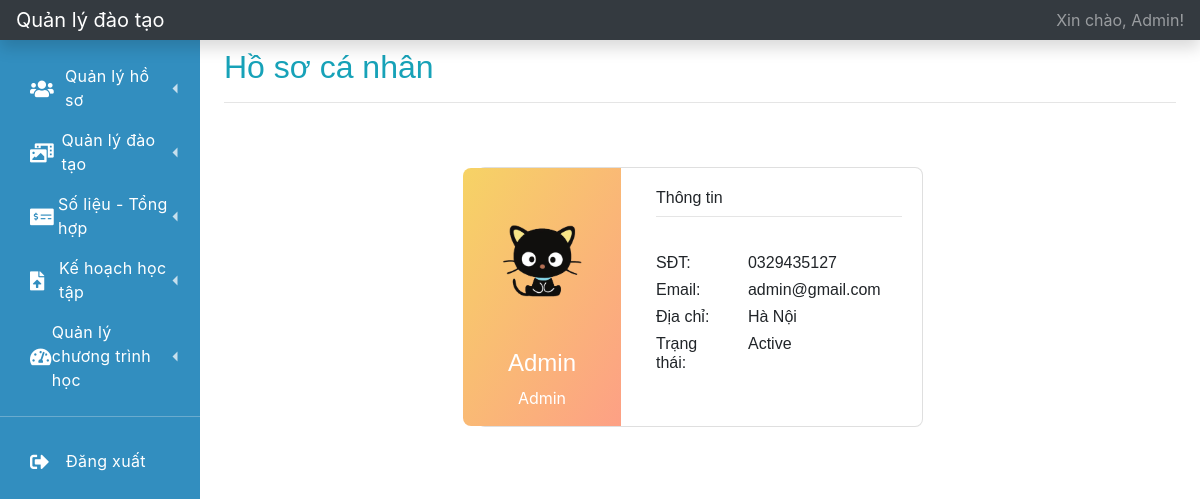
The page /index.php?r=ho-so-ca-nhan (signed in) on the database its author committed.
### tables this page shows
CREATE TABLE `user` (
  `id` int(11) NOT NULL,
  `username` varchar(64) NOT NULL,
  `password` varchar(128) NOT NULL,
  `user_type` varchar(32) NOT NULL,
  `user_code` varchar(32) DEFAULT NULL,
  `fullname` varchar(128) NOT NULL,
  `dob` date NOT NULL,
  `phone_number` varchar(15) DEFAULT NULL,
  `email` varchar(64) DEFAULT NULL,
  `address` varchar(512) DEFAULT NULL,
  `status` varchar(32) NOT NULL DEFAULT 'active'
);

### function.php (called while the page is built, shortened)
<?php
    function getInfoLoginFromSession()
    {
        $key = 'user_login';
        if (isset($_SESSION[$key])) {
            $data = $_SESSION[$key];
            return $data;
        }
        return array();
    }
    function getFullnameUserLogin()
    {
        $info_user = getInfoLoginFromSession();
        if (empty($info_user) == false) {
            $fullname = $info_user['fullname'];
            return $fullname;
        }
        return '';
    }
    function getUserIdLogin()
    {
        $info_user = getInfoLoginFromSession();
        if (empty($info_user) == false) {
            $fullname = $info_user['id'];
            return $fullname;
        }
        return '';
    }
?>

### database.php (called while the page is built, shortened)
<?php
    function getOne($instance_db, $sql)
    {
        $stmt = $instance_db->prepare($sql);
        $stmt->setFetchMode(PDO::FETCH_ASSOC);
        $stmt->execute();
        return $stmt->fetch();
    }
    function getInfoLogin($instance_db, $username, $password)
    {
        $sql = "SELECT * FROM USER WHERE USERNAME = '{$username}' AND PASSWORD = '{$password}'";
        return getOne($instance_db, $sql);
    }
?>

### ho-so-ca-nhan.php (the view, shortened to what this page needs)
<?php
    $sql = "SELECT * FROM USER WHERE ID = '{$user_id}'";
    $user_info = getOne($connect, $sql);
?>
<h2 class="mt-2 text-info">Hồ sơ cá nhân</h2>
<hr>
<div class="container py-5 h-80">
    <div class="row d-flex justify-content-center align-items-center h-100">
      <div class="col col-lg-6 mb-4 mb-lg-0">
        <div class="card mb-3" style="border-radius: .5rem;">
          <div class="row g-0">
            <div class="col-md-4 gradient-custom text-center text-white"
              style="border-top-left-radius: .5rem; border-bottom-left-radius: .5rem;">
              <img src="image/meow.png" alt="Avatar" class="img-fluid my-5" style="width: 80px;" />
              <h4><?= $user_info['fullname']?></h4>
              <p><?= ucfirst($user_info['user_type'])?></p>
            </div>
            <div class="col-md-8">
              <div class="card-body p-20">
                <h6>Thông tin </h6>
                <hr class="mt-0 mb-4">
                <div class="row pt-1">
                    <div class="col-4 mb-2">
                        <h6 class="mt-2">SĐT: </h6>
                        <h6 class="mt-2">Email: </h6>
                        <h6 class="mt-2">Địa chỉ: </h6>
                        <h6 class="mt-2">Trạng thái: </h6>
                    </div>
                    <div class="col-8 mb-3">
                        <h6 class="mt-2"><?= $user_info['phone_number']?></h6>
                        <h6 class="mt-2"><?= $user_info['email']?></h6>
                        <h6 class="mt-2"><?= $user_info['address']?></h6>
                        <h6 class="mt-2"><?= ucfirst($user_info['status'])?></h6>
                    </div>
                </div>
              </div>
            </div>
          </div>
        </div>
      </div>
    </div>
</div>

### layouts/topbar.php
<nav class="navbar navbar-dark sticky-top bg-dark flex-md-nowrap p-0 shadow">
    <a class="navbar-brand col-md-3 col-lg-2 mr-0 px-3" href="?r=trang-chu">Quản lý đào tạo</a>
    <ul class="navbar-nav px-3">
        <li class="nav-item text-nowrap">
            <a class="nav-link" href="?r=ho-so-ca-nhan">Xin chào, <?= getFullnameUserLogin()?>!</a>
        </li>
    </ul>
</nav>

### css/navbar.css (style rules this page uses)
:root { --font-family-sans-serif: "Open Sans", -apple-system, BlinkMacSystemFont, "Segoe UI", Roboto, "Helvetica Neue", Arial, sans-serif, "Apple Color Emoji", "Segoe UI Emoji", "Segoe UI Symbol", "Noto Color Emoji"; }
*, *::before, *::after { -webkit-box-sizing: border-box; box-sizing: border-box; }
html { font-family: sans-serif; line-height: 1.15; -webkit-text-size-adjust: 100%; -webkit-tap-highlight-color: rgba(0, 0, 0, 0); }
nav { display: block; }
h1, h2, h3, h4, h5, h6 { margin-top: 0; margin-bottom: 0.5rem; }
p { margin-top: 0; margin-bottom: 1rem; }
a { color: #3f84fc; text-decoration: none; background-color: transparent; }
h1, h2, h3, h4, h5, h6, .h1, .h2, .h3, .h4, .h5, .h6 { font-family: "Nunito", sans-serif; margin-bottom: 0.5rem; font-weight: 500; line-height: 1.2; }

### ho-so-ca-nhan.php (style rules this page uses)
.gradient-custom { background: #f6d365; background: -webkit-linear-gradient(to right bottom, rgba(246, 211, 101, 1), rgba(253, 160, 133, 1)); background: linear-gradient(to right bottom, rgba(246, 211, 101, 1), rgba(253, 160, 133, 1)) }

### rows shown on the page
user: fullname "Admin", user_type "Admin", phone_number "0329435127", email "admin@gmail.com", address "Hà Nội", status "Active"
